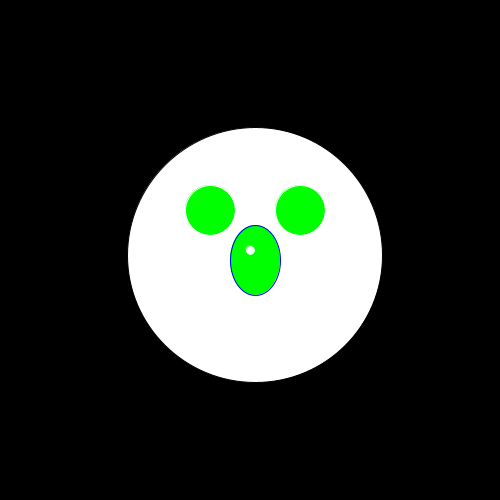
Frame 1 (no input)
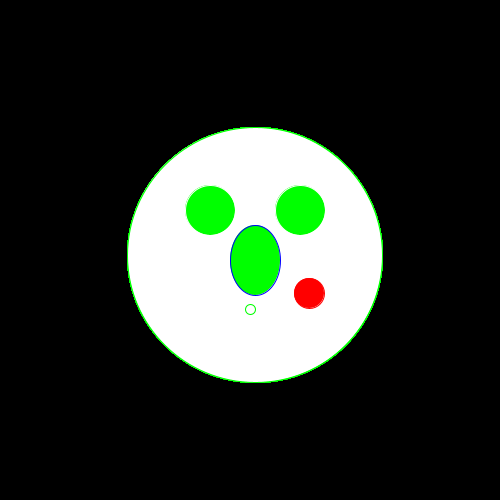
Frame 60 (the mouse pressed at the canvas centre just before this capture)
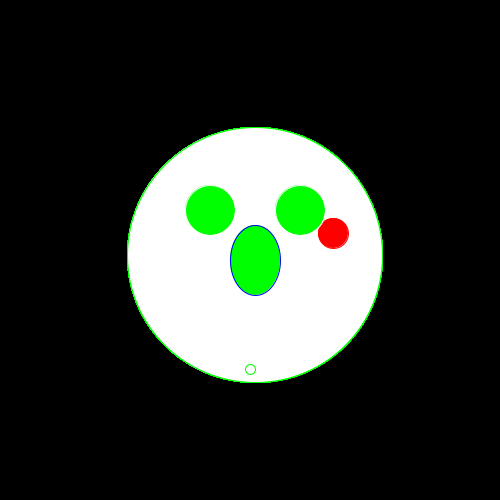
Frame 120 (the mouse held since frame 60 and released just before this capture)

The Processing sketch that drew these frames (run headless with seeded random() and noise(); from frame 60 on, the mouse is pressed at the canvas centre):

// Processing sketch: processing_70701
// ── processing_70701.pde

//Michael H. Block 7 CP1
//Functions and Animation 

int diameter=250;
int y=250;
int ychange=1;
int change=1;
int x=250;
int xchange=1;
int z=200;
int zchange=1;

void setup()

{
  size(500,500);
  background(0);
  frameRate(200);
  smooth();
}


void draw()
{ 
  
  ellipse(255,255,255,255);
  stroke(255,0,0);
  fill(255,0,0);
  ellipse(diameter,y,30,30);
  stroke(0,0,255);
  fill(0,255,0);
  ellipse(255,260,50,70);
  stroke(255,255,255);
  fill(0,255,0);
  ellipse(210,210,50,50);
  ellipse(300,210,50,50);
  stroke(0,255,0);
  fill(255,255,255);
  ellipse(250,x,10,10);
   x=x+xchange;
  if (x>500)
  {
    xchange=-1;
  }
 if (x<250)
  {
   xchange=1;
  } 
  
  diameter= diameter+change;
  y= y+ychange;
  if (diameter>350)  
  {
    change=-1;
  }
  if (diameter<180)
  {
    change=1;
  }    
  if (y>300)
  {
    ychange=-1;
  }
  if (y<50)
  {
   ychange=1;
  }
}
